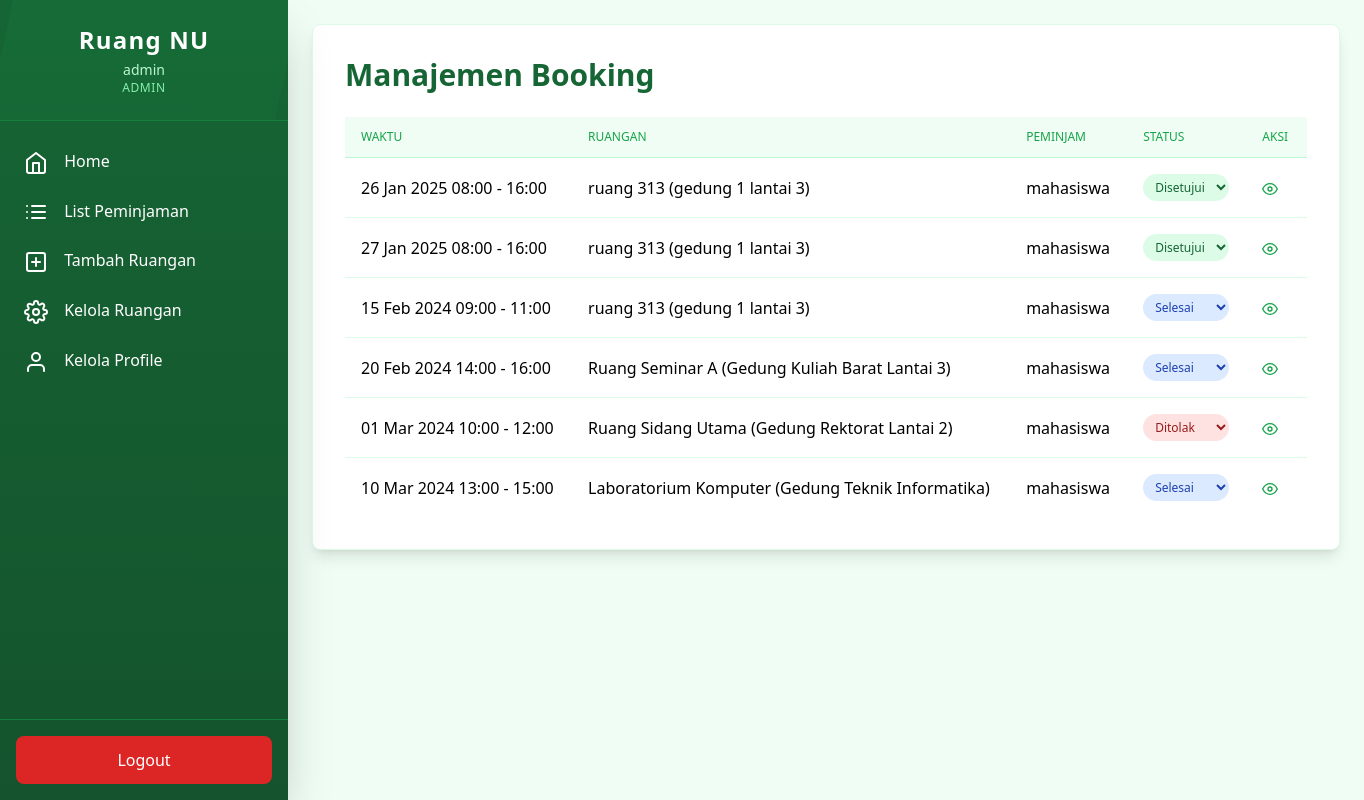
The app's page /admin/booking/index.php (signed in), older data.
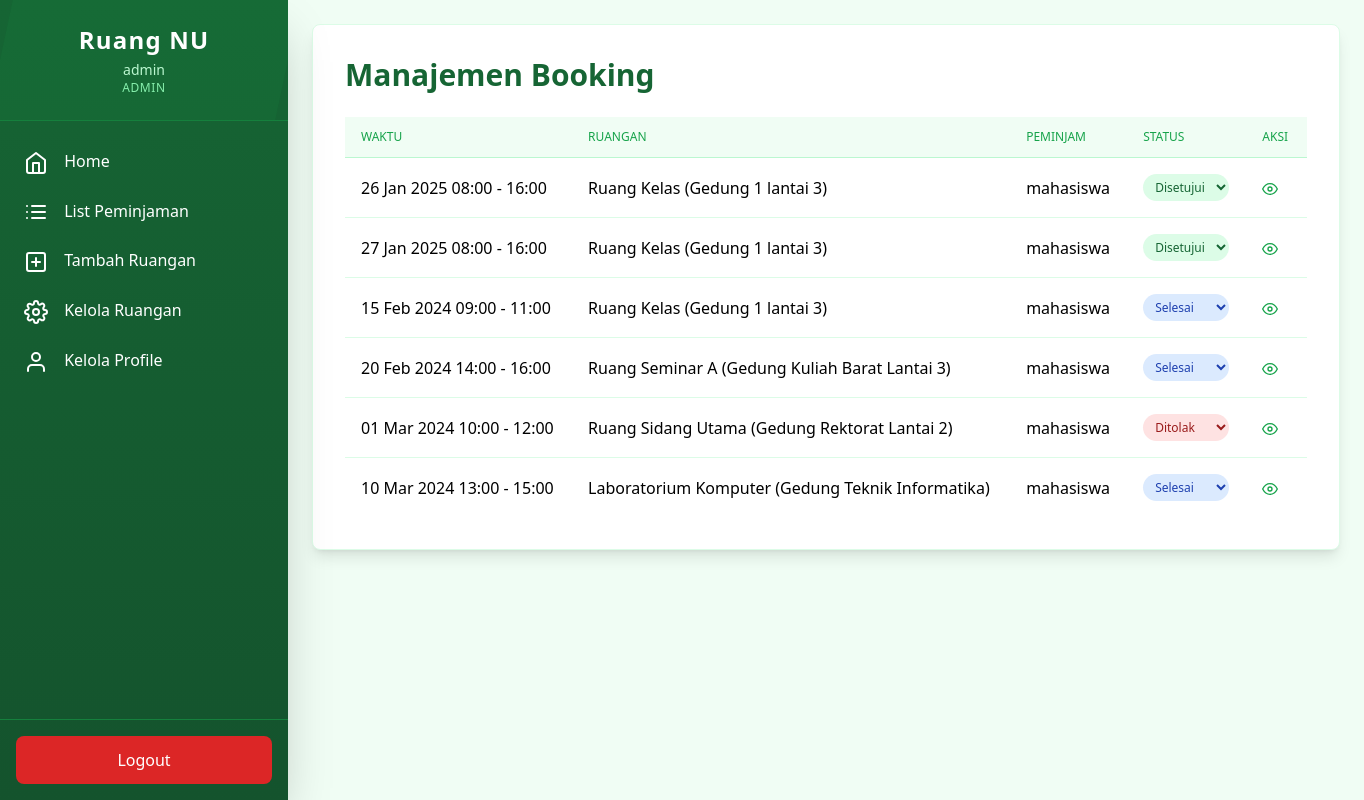
The same page, newer data.
### tables this page shows
CREATE TABLE IF NOT EXISTS `bookings` (
  `id` int NOT NULL AUTO_INCREMENT,
  `user_id` int NOT NULL,
  `room_id` int NOT NULL,
  `start_time` datetime NOT NULL,
  `end_time` datetime NOT NULL,
  `status` enum('pending','approved','rejected','completed') DEFAULT 'pending',
  `purpose` text NOT NULL,
  `agency` varchar(100) NOT NULL,
  `created_at` timestamp NULL DEFAULT CURRENT_TIMESTAMP,
  `updated_at` timestamp NULL DEFAULT CURRENT_TIMESTAMP ON UPDATE CURRENT_TIMESTAMP,
  PRIMARY KEY (`id`),
  KEY `user_id` (`user_id`),
  KEY `room_id` (`room_id`),
  CONSTRAINT `bookings_ibfk_1` FOREIGN KEY (`user_id`) REFERENCES `users` (`id`) ON DELETE CASCADE,
  CONSTRAINT `bookings_ibfk_2` FOREIGN KEY (`room_id`) REFERENCES `rooms` (`id`) ON DELETE CASCADE
);

CREATE TABLE IF NOT EXISTS `rooms` (
  `id` int NOT NULL AUTO_INCREMENT,
  `name` varchar(100) NOT NULL,
  `location` varchar(150) NOT NULL,
  `capacity` int NOT NULL,
  `img_room` varchar(100) NOT NULL DEFAULT 'room.jpg',
  `is_available` enum('available','occupied','maintenance') NOT NULL DEFAULT 'available',
  `created_at` timestamp NULL DEFAULT CURRENT_TIMESTAMP,
  `updated_at` timestamp NULL DEFAULT CURRENT_TIMESTAMP ON UPDATE CURRENT_TIMESTAMP,
  PRIMARY KEY (`id`),
  UNIQUE KEY `img_room` (`img_room`)
);

CREATE TABLE IF NOT EXISTS `users` (
  `id` int NOT NULL AUTO_INCREMENT,
  `name` varchar(100) NOT NULL,
  `email` varchar(100) NOT NULL,
  `nim` varchar(100) NOT NULL,
  `img_prfl` varchar(100) NOT NULL DEFAULT 'profile.jpg',
  `password` varchar(255) NOT NULL,
  `role` enum('superadmin','admin','mahasiswa') DEFAULT 'mahasiswa',
  `created_at` timestamp NULL DEFAULT CURRENT_TIMESTAMP,
  `updated_at` timestamp NULL DEFAULT CURRENT_TIMESTAMP ON UPDATE CURRENT_TIMESTAMP,
  PRIMARY KEY (`id`),
  UNIQUE KEY `email` (`email`),
  UNIQUE KEY `nim` (`nim`)
);

### admin/booking/index.php (the view, shortened to what the changed rows need)
<?php
require '../../config/db.php';
$query = "SELECT
            b.id,
            b.start_time,
            b.end_time,
            b.status,
            b.purpose,
            b.agency,
            r.name AS room_name,
            r.location AS room_location,
            u.name AS user_name,
            u.nim AS user_nim,
            u.email AS user_email
          FROM bookings b
          JOIN rooms r ON b.room_id = r.id
          JOIN users u ON b.user_id = u.id
          ORDER BY b.created_at DESC";
$result = $conn->query($query);
?>
<!DOCTYPE html>
<html lang="en">
<head>
    <script src="https://cdn.tailwindcss.com"></script>
</head>
<body class="flex bg-green-50">
    <?php include '../../components/sidebarAdmin.php'; ?>
    <main class="flex-grow p-6 ml-72">
        <div class="bg-white rounded-lg shadow-lg border border-green-100 p-8">
            <h1 class="text-3xl font-bold text-green-800 mb-6">Manajemen Booking</h1>
            <?php if ($result->num_rows === 0): ?>
                <div class="text-center py-8 text-gray-500">
                    Tidak ada booking saat ini
                </div>
            <?php else: ?>
                <div class="overflow-x-auto">
                    <table class="w-full">
                        <thead class="bg-green-50 border-b border-green-200">
                            <tr>
                                <th class="px-4 py-3 text-left text-xs font-medium text-green-600 uppercase">Waktu</th>
                                <th class="px-4 py-3 text-left text-xs font-medium text-green-600 uppercase">Ruangan</th>
                                <th class="px-4 py-3 text-left text-xs font-medium text-green-600 uppercase">Peminjam</th>
                                <th class="px-4 py-3 text-left text-xs font-medium text-green-600 uppercase">Status</th>
                                <th class="px-4 py-3 text-left text-xs font-medium text-green-600 uppercase">Aksi</th>
                            </tr>
                        </thead>
                        <tbody class="bg-white divide-y divide-green-100">
                            <?php while ($booking = $result->fetch_assoc()): ?>
                                <tr class="hover:bg-green-50 transition-colors" data-booking-id="<?php echo $booking['id']; ?>">
                                    <td class="px-4 py-4 whitespace-nowrap">
                                        <?php
                                        $start = new DateTime($booking['start_time']);
                                        $end = new DateTime($booking['end_time']);
                                        echo htmlspecialchars($start->format('d M Y H:i') . ' - ' . $end->format('H:i'));
                                        ?>
                                    </td>
                                    <td class="px-4 py-4 whitespace-nowrap">
                                        <?php echo htmlspecialchars($booking['room_name'] . ' (' . $booking['room_location'] . ')'); ?>
                                    </td>
                                    <td class="px-4 py-4 whitespace-nowrap"><?php echo htmlspecialchars($booking['user_name']); ?></td>
                                    <td class="px-4 py-4 whitespace-nowrap">
                                        <select class="booking-status-select
                                            <?php
                                            switch($booking['status']) {
                                                case 'approved': echo 'bg-green-100 text-green-800'; break;
                                                case 'rejected': echo 'bg-red-100 text-red-800'; break;
                                                case 'completed': echo 'bg-blue-100 text-blue-800'; break;
                                            }
                                            ?>
                                            px-2 py-1 rounded-full text-xs font-medium">
                                            <option value="approved" <?php echo $booking['status'] == 'approved' ? 'selected' : ''; ?>>Disetujui</option>
                                            <option value="completed" <?php echo $booking['status'] == 'completed' ? 'selected' : ''; ?>>Selesai</option>
                                        </select>
                                    </td>
                                    <td class="px-4 py-4 whitespace-nowrap">
                                        <a href="#" class="view-booking text-green-600 hover:text-green-900 mr-3"
                                           data-booking-id="<?php echo $booking['id']; ?>">
                                            <i data-feather="eye" class="w-4 h-4 inline-block"></i>
                                        </a>
                                    </td>
                                </tr>
                            <?php endwhile; ?>
                        </tbody>
                    </table>
                </div>
            <?php endif; ?>
        </div>
    </main>
</body>
</html>

Row changes from the older to the newer data that the page shows:
changed through a linked row, bookings "26 Jan 2025 08:00 - 16:00": room.location "ruang 313 (gedung 1 lantai 3)" → "Ruang Kelas (Gedung 1 lantai 3)"
changed through a linked row, bookings "27 Jan 2025 08:00 - 16:00": room.location "ruang 313 (gedung 1 lantai 3)" → "Ruang Kelas (Gedung 1 lantai 3)"
changed through a linked row, bookings "15 Feb 2024 09:00 - 11:00": room.location "ruang 313 (gedung 1 lantai 3)" → "Ruang Kelas (Gedung 1 lantai 3)"
